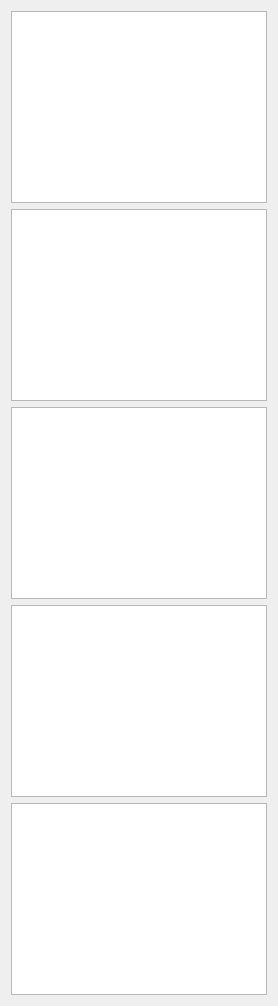
           <widget class="QWidget" name="tab_IV_rowPlot">
            <property name="sizePolicy">
             <sizepolicy hsizetype="Expanding" vsizetype="Expanding">
              <horstretch>0</horstretch>
              <verstretch>0</verstretch>
             </sizepolicy>
            </property>
            <property name="minimumSize">
             <size>
              <width>0</width>
              <height>0</height>
             </size>
            </property>
            <attribute name="title">
             <string>I-V</string>
            </attribute>
            <layout class="QHBoxLayout" name="horizontalLayout_32">
             <item>
              <layout class="QVBoxLayout" name="verticalLayout_32">
               <item>
                <widget class="PlotWidget" name="graphicsView_IV_column0">
                 <property name="sizePolicy">
                  <sizepolicy hsizetype="Expanding" vsizetype="Expanding">
                   <horstretch>0</horstretch>
                   <verstretch>0</verstretch>
                  </sizepolicy>
                 </property>
                 <property name="minimumSize">
                  <size>
                   <width>0</width>
                   <height>0</height>
                  </size>
                 </property>
                </widget>
               </item>
               <item>
                <widget class="PlotWidget" name="graphicsView_IV_column1">
                 <property name="minimumSize">
                  <size>
                   <width>0</width>
                   <height>0</height>
                  </size>
                 </property>
                </widget>
               </item>
               <item>
                <widget class="PlotWidget" name="graphicsView_IV_column2">
                 <property name="minimumSize">
                  <size>
                   <width>0</width>
                   <height>0</height>
                  </size>
                 </property>
                </widget>
               </item>
               <item>
                <widget class="PlotWidget" name="graphicsView_IV_column3">
                 <property name="minimumSize">
                  <size>
                   <width>0</width>
                   <height>0</height>
                  </size>
                 </property>
                </widget>
               </item>
               <item>
                <widget class="PlotWidget" name="graphicsView_IV_column4">
                 <property name="minimumSize">
                  <size>
                   <width>0</width>
                   <height>0</height>
                  </size>
                 </property>
                </widget>
               </item>
              </layout>
             </item>
            </layout>
           </widget>
